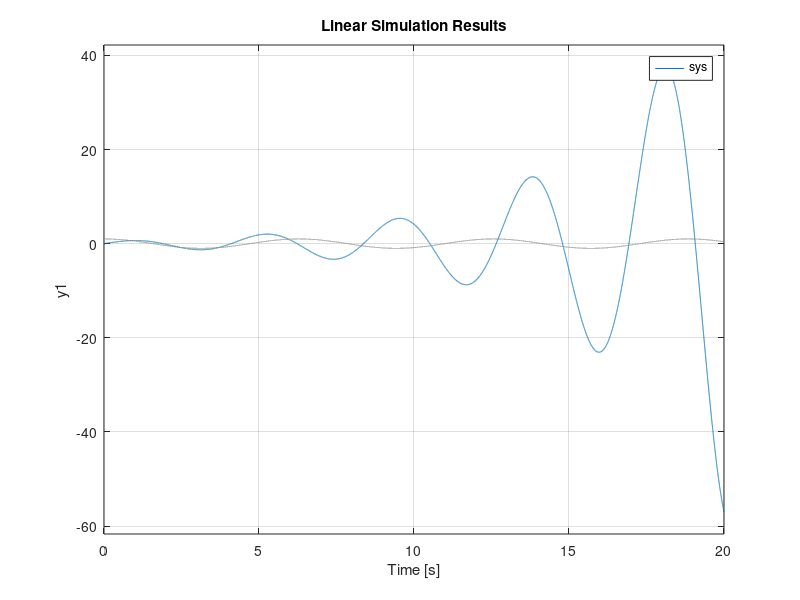

Write the MATLAB code that produced this figure.
%%lab12_10
format compact
close all;
clear;
clc;

%generate time
t1=0;
t2=20;
t=t1:0.001:t2;

%generate x
x=cos(t);

%coefficients
bk=[1 0 1];
ak=[1 0 2 1];

%generate H(s)
sys=tf(bk,ak);
lsim(sys,x,t);
